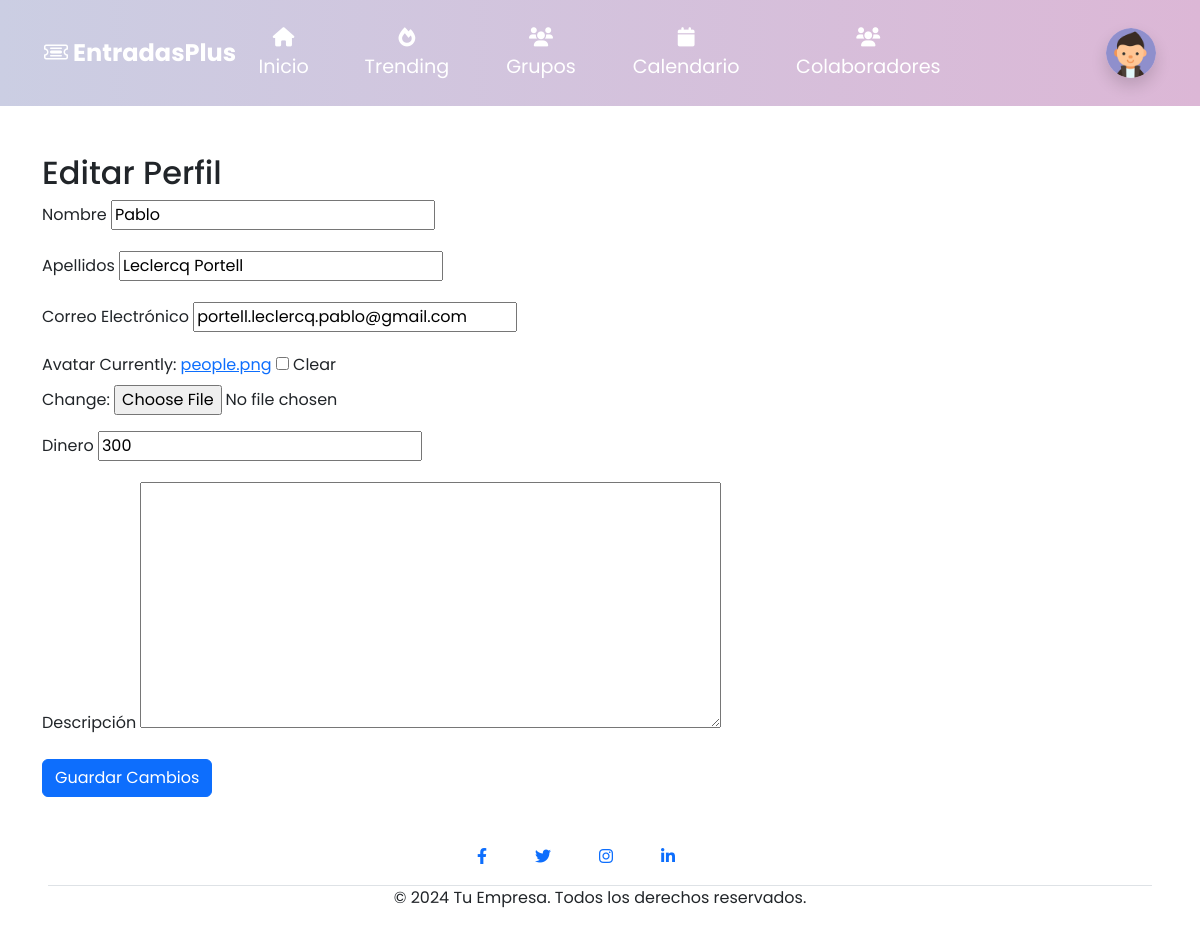
/perfil/editar/ (signed in), run on an earlier commit of the app's database.
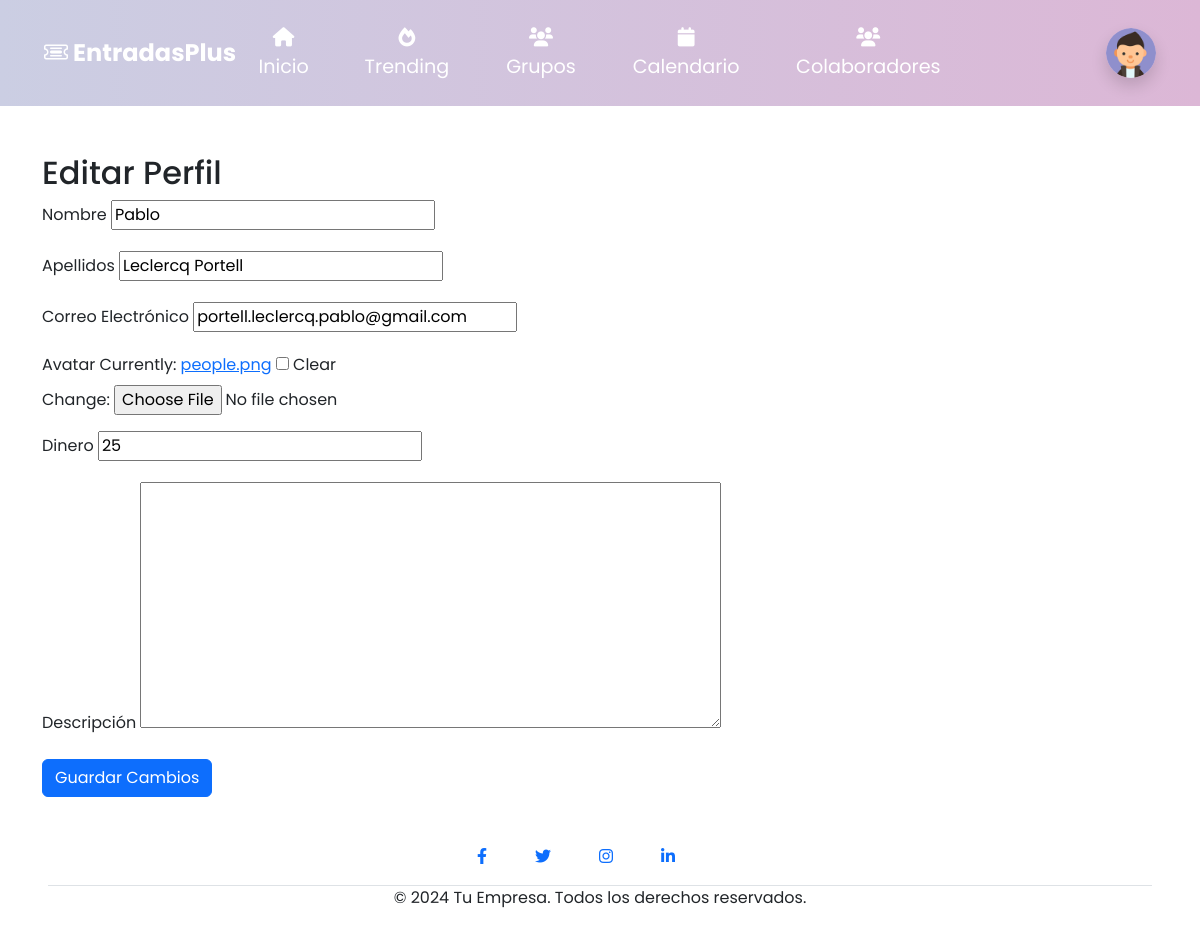
And on a later commit of the database.
### entradasplus/models.py (models this page shows, shortened)
class PerfilUsuario(models.Model):
    user = models.OneToOneField(User, on_delete=models.CASCADE)
    nombre = models.CharField(max_length=30, blank=True)
    apellidos = models.CharField(max_length=50, blank=True)
    avatar = models.ImageField(upload_to='avatars/', default='people.png', null=True, blank=True)
    dinero = models.IntegerField(default=0)
    descripcion = models.TextField(blank=True)
    eventos_con_like = models.ManyToManyField('Evento', related_name='usuarios_con_like', blank=True)

### entradasplus/views.py (the view)
# urls.py: path('perfil/editar/', views.editar_perfil, name='editar_perfil'),
@login_required
def editar_perfil(request):
    perfil_usuario = request.user.perfilusuario
    if request.method == 'POST':
        form = PerfilForm(request.POST, request.FILES, instance=perfil_usuario)
        if form.is_valid():
            form.save()
            return redirect('perfil')
    else:
        form = PerfilForm(instance=perfil_usuario)
    return render(request, 'editar_perfil.html', {'form': form})

### entradasplus/forms.py (shortened to what this page needs)
class PerfilForm(forms.ModelForm):
    first_name = forms.CharField(max_length=30, required=False, label="Nombre")
    last_name = forms.CharField(max_length=30, required=False, label="Apellidos")
    email = forms.EmailField(required=True, label="Correo Electrónico")
    class Meta:
        model = PerfilUsuario
        fields = ['avatar', 'dinero', 'descripcion']
    def __init__(self, *args, **kwargs):
        super(PerfilForm, self).__init__(*args, **kwargs)
        if self.instance and self.instance.user:
            self.fields['first_name'].initial = self.instance.user.first_name
            self.fields['last_name'].initial = self.instance.user.last_name
            self.fields['email'].initial = self.instance.user.email

### entradasplus/templates/editar_perfil.html (shortened to what this page needs)
{% extends "base.html" %}
{% block content %}
<div class="container mt-5">
    <h2>Editar Perfil</h2>
    <form method="POST" enctype="multipart/form-data">
        <div class="mb-3">
            <label for="id_first_name" class="form-label">Nombre</label>
            {{ form.first_name }}
        </div>
        <div class="mb-3">
            <label for="id_last_name" class="form-label">Apellidos</label>
            {{ form.last_name }}
        </div>
        <div class="mb-3">
            <label for="id_email" class="form-label">Correo Electrónico</label>
            {{ form.email }}
        </div>
        <div class="mb-3">
            <label for="id_avatar" class="form-label">Avatar</label>
            {{ form.avatar }}
        </div>
        <div class="mb-3">
            <label for="id_dinero" class="form-label">Dinero</label>
            {{ form.dinero }}
        </div>
        <div class="mb-3">
            <label for="id_descripcion" class="form-label">Descripción</label>
            {{ form.descripcion }}
        </div>
        <button type="submit" class="btn btn-primary">Guardar Cambios</button>
    </form>
</div>
{% endblock %}

What changed in the data, as far as the page shows it:
changed PerfilUsuario: dinero "300" → "25"
